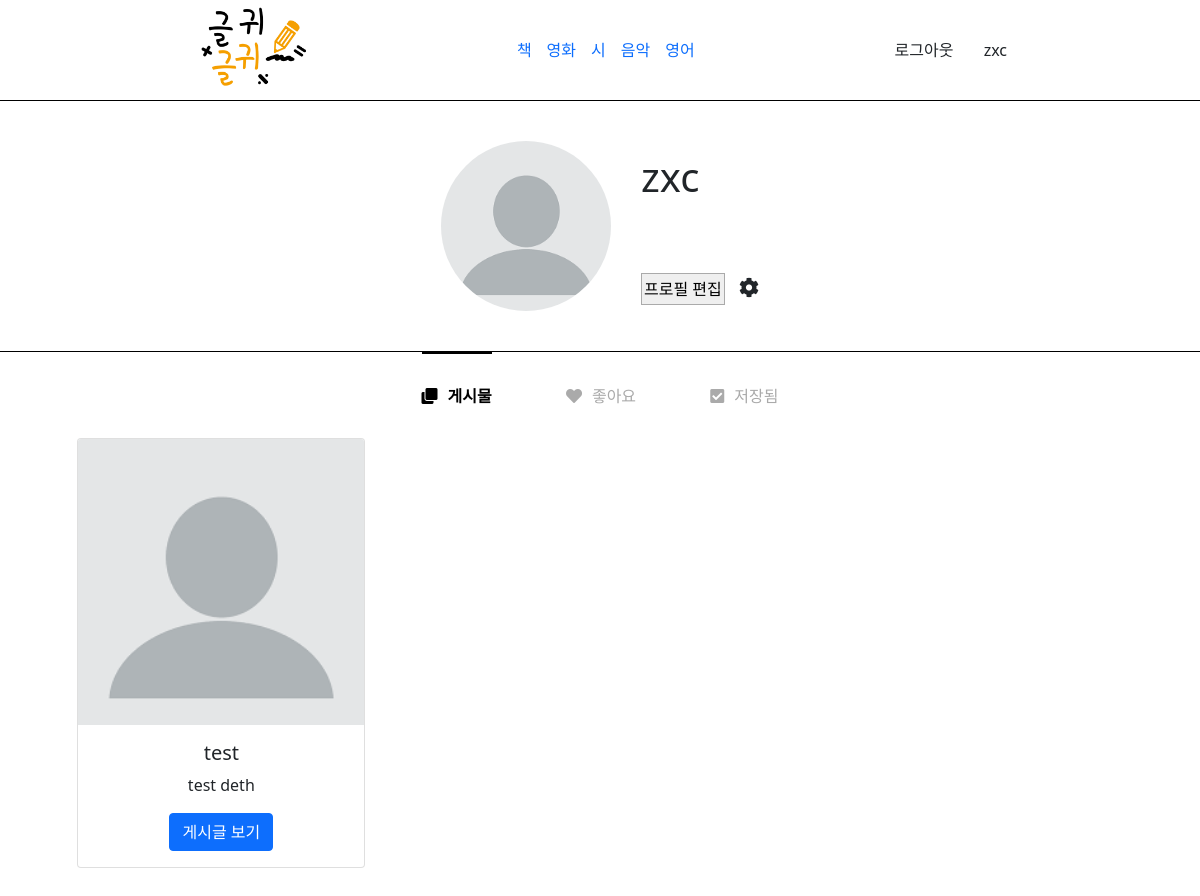
/mypage (signed in), run on an earlier commit of the app's database.
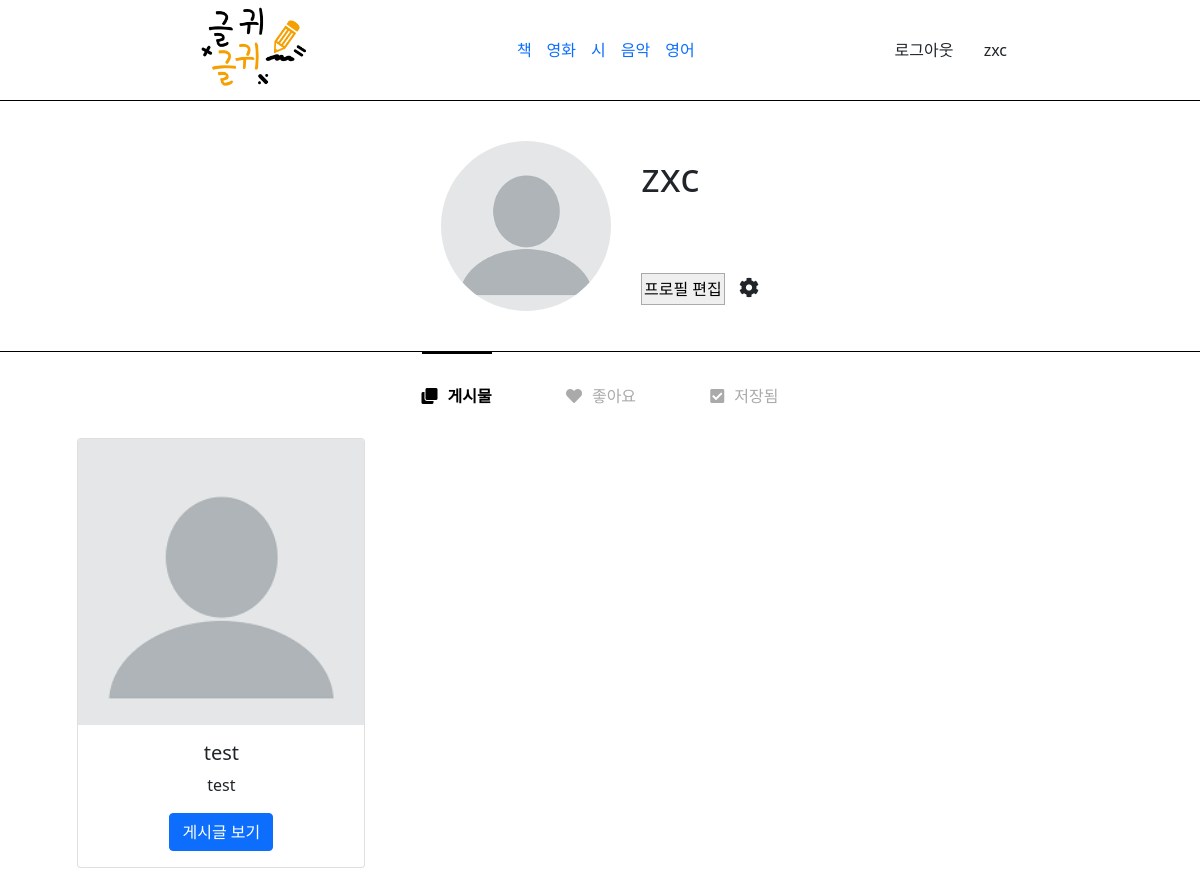
And on a later commit of the database.
### tables this page shows
CREATE TABLE `list` (
  `id` int(11) NOT NULL,
  `title` varchar(100) NOT NULL,
  `content` varchar(1000) NOT NULL,
  `copy` varchar(50) NOT NULL,
  `cate` varchar(100) NOT NULL,
  `writer` varchar(50) NOT NULL,
  `writedate` datetime NOT NULL DEFAULT current_timestamp(),
  `viewcnt` int(10) NOT NULL DEFAULT 0,
  `sug` int(10) NOT NULL DEFAULT 0,
  `recnt` int(10) NOT NULL DEFAULT 0
);

### src/helper.php (called while the page is built, shortened)
<?php
    function view($page, $list = [], $list1 = [], $list2 = []) {
        require VIEW."/header.php";
        require VIEW."/$page.php";
        exit;
    }

### src/Controller/ViewController.php (called while the page is built, shortened)
<?php
    class ViewController {
        static function mypage() {
            $list = DB::fetchAll("SELECT * FROM list WHERE writer = ?", [$_SESSION['user']->id]);
            $list1 = DB::fetchAll("SELECT l.* FROM
                                   (SELECT * FROM liketable WHERE user_id = ?) AS lt
                                   INNER JOIN list AS l ON l.id = lt.code", [$_SESSION['user']->id]);
            $list2 = DB::fetchAll("SELECT l.* FROM
                                   (SELECT * FROM savetable WHERE user_id = ?) AS st
                                   INNER JOIN list AS l ON l.id = st.code", [$_SESSION['user']->id]);
            view('mypage', $list, $list1, $list2);
        }
    }

### src/web.php (called while the page is built, shortened)
<?php
    Route::start();

### public/index.php (called while the page is built, shortened)
<?php
    require SRC."/helper.php";
    require SRC."/web.php";

### src/App/DB.php (called while the page is built, shortened)
<?php
    class DB {
        static $db = null;
        static function getDB() {
            if(self::$db == null) {
                self::$db = new \PDO("mysql:host=localhost; dbname=geulgwi; charset=utf8mb4", "root", "", [
                    19=>5,
                    3=>2
                ]);
            }
            return self::$db;
        }
        static function query($sql, $data = []) {
            $q = self::getDB()->prepare($sql, $data);
            $q->execute($data);
            return $q;
        }
        static function fetchAll($sql, $data = []) {
            return self::query($sql, $data)->fetchAll();
        }
    }

### src/View/mypage.php (the view, shortened to what this page needs)
<header>
    <div class="box">
        <div class="logo">
            <a href="/"><img src="./resource/img/logo.png" alt="로고" title="로고"></a>
        </div>
        <nav>
            <ul style="margin: 0; padding: 0;">
                <li><a href="#">책</a></li>
                <li><a href="#">영화</a></li>
                <li><a href="#">시</a></li>
                <li><a href="#">음악</a></li>
                <li><a href="#">영어</a></li>
            </ul>
        </nav>
        <div class="ect">
            <?php if(isset($_SESSION['user'])) : ?>
                <a href="/logout" class="btn logout">로그아웃</a>
                <a href="/mypage" class="btn"><?= $_SESSION['user']->id ?></a>
            <?php else : ?>
                <a href="/login" class="btn login">로그인</a>
                <a href="/register" class="btn register">회원가입</a>
            <?php endif; ?>
        </div>
    </div>
</header>
<section class="mypage">
    <div class="user_info">
        <div class="box">
            <div class="image" style="margin-right:30px">
                <img src="./profile/<?= $_SESSION['user']->profile ?>" alt="user_profile">
            </div>
            <div class="text">
                <div style="font-size:30pt" class="user_name"><?= $_SESSION['user']->id ?></div>
                <div class="mb-3">
                </div>
                <div class="edit">
                    <button class="edit-btn">프로필 편집</button>
                    <i style="font-size:20px; margin-left:10px;" class="fas fa-cog"></i>
                </div>
            </div>
        </div>
    </div>
    <div class="container mb-5">
        <label for="post"><i style="margin-right:10px;" class="fas fa-clone"></i>게시물</label>
        <label for="like" style="margin:0 70px;"><i style="margin-right:10px;" class="fas fa-heart"></i>좋아요</label>
        <label for="save"><i style="margin-right:10px;" class="fas fa-check-square"></i>저장됨</label>
        <div class="post">
            <?php foreach($list as $item) : ?>
                <div class="card" style="width: 18rem;">
                    <img src="./profile/profile.png" class="card-img-top" alt="...">
                    <div class="card-body">
                        <h5 class="card-title"><?= $item->title ?></h5>
                        <p class="card-text"><?= $item->content ?></p>
                        <a href="/view?id=<?= $item->id ?>" class="btn btn-primary">게시글 보기</a>
                    </div>
                </div>
            <?php endforeach; ?>
        </div>
    </div>
</section>

### src/App/Route.php (shortened to what this page needs)
<?php
    class Route {
        static $pages = [];
        static function __callStatic($name, $arg) {
            if(strtolower($_SERVER['REQUEST_METHOD']) == $name) {
                self::$pages[] = $arg;
            }
        }
        static function start() {
            $url = explode("?", $_SERVER['REQUEST_URI'])[0];
            foreach(self::$pages as $page) {
                if($url == $page[0]) {
                    $action = explode("@", $page[1]);
                    $con = new $conName();
                    $con->{$action[1]}();
                    exit;
                }
            }
        }
    }

### src/View/header.php (shortened to what this page needs)
<!DOCTYPE html>
<html lang="ko">
<head>
    <link rel="stylesheet" href="./resource/bootstrap-5.0.2-dist/css/bootstrap.css">
    <link rel="stylesheet" href="./resource/fontawesome-free-5.15.3-web/css/all.css">
    <link rel="stylesheet" href="./resource/css/style.css">
</head>
<body>

### public/resource/css/style.css (style rules this page uses)
* { margin: 0; padding: 0; box-sizing: border-box; }
ul, li { list-style: none; }
a, a:hover { text-decoration: none; }
header { border-bottom: 1px solid #000; }
header .box { margin: 0 auto; width: 70%; display: flex; align-items: center; justify-content: space-between; }
header .logo img { width: 150px; height: 100px; object-fit: cover; }
header ul { display: flex; }
header ul li:not(li:nth-child(5)) { margin-right: 15px; }
.image { width: calc(100% / 3); height: 100%; }
.mypage .user_info { display: flex; align-items: center; justify-content: center; border-bottom: 1px solid #000; }
.mypage .user_info .box { height: 250px; padding: 40px 0; display: flex; align-items: center; justify-content: space-between; }
.mypage .user_info .box img { border-radius: 50%; height: 100%; }
.mypage .user_info .box .text { height: 100%; display: flex; flex-direction: column; justify-content: space-around; }
.mypage .user_info .box .edit-btn { border: 1px solid #aaa; padding: 3px 2px; }
.mypage .container { text-align: center; }
.mypage .container > div { display: none; grid-template-columns: 1fr 1fr 1fr; gap: 20px; }
.mypage .container > div .card { margin: 0 auto; }
.mypage label { color: #aaa; padding: 30px 0; }
.mypage input[id='post']:checked ~ label[for='post'], .mypage input[id='like']:checked ~ label[for='like'], .mypage input[id='save']:checked ~ label[for='save'] { color: #000; font-weight: bold; border-top: 2px solid #000; }
.mypage input[id='post']:checked ~ .post, .mypage input[id='like']:checked ~ .like, .mypage input[id='save']:checked ~ .save { display: grid; }

What changed in the data, as far as the page shows it:
changed list "test": content "test deth" → "test"
